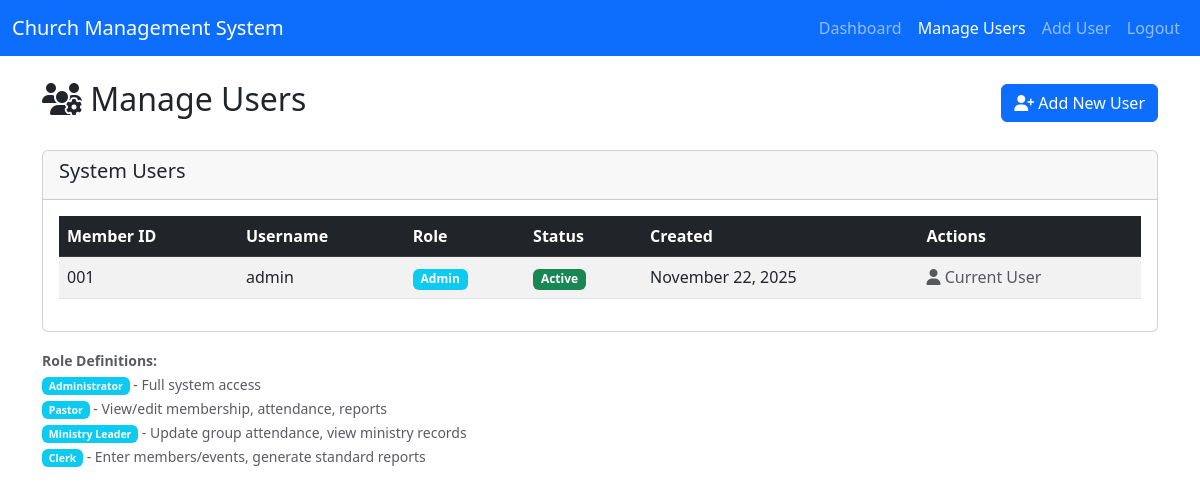
The page /manage_users.php (signed in) on the database its author committed.
### tables this page shows
CREATE TABLE IF NOT EXISTS users (
    user_id INT AUTO_INCREMENT PRIMARY KEY,
    mem_id VARCHAR(10) NOT NULL UNIQUE,           
    username VARCHAR(50) NOT NULL UNIQUE,
    password VARCHAR(255) NOT NULL,               
    role ENUM('admin', 'pastor', 'ministry_leader', 'clerk') NOT NULL,
    status ENUM('active', 'inactive') DEFAULT 'active',
    created_at TIMESTAMP DEFAULT CURRENT_TIMESTAMP,
    last_login TIMESTAMP NULL,
    INDEX idx_mem_id (mem_id),
    INDEX idx_role (role),
    INDEX idx_status (status)
);

### includes/functions.php (called while the page is built, shortened)
<?php
function format_date($date) {
    return date("F d, Y", strtotime($date));
}
?>

### manage_users.php (the view, shortened to what this page needs)
<?php
require_once 'includes/db_connect.php';
require_once 'includes/functions.php';
$users_query = "SELECT user_id, mem_id, username, role, status, created_at
                FROM users
                ORDER BY created_at DESC";
$users_result = $conn->query($users_query);
?>
<!DOCTYPE html>
<html lang="en">
<head>
    <link href="https://cdn.jsdelivr.net/npm/bootstrap@5.3.0/dist/css/bootstrap.min.css" rel="stylesheet">
    <link rel="stylesheet" href="https://cdnjs.cloudflare.com/ajax/libs/font-awesome/6.4.0/css/all.min.css">
    <link rel="stylesheet" href="https://cdn.datatables.net/1.13.4/css/dataTables.bootstrap5.min.css">
</head>
<body>
    <nav class="navbar navbar-expand-lg navbar-dark bg-primary">
        <div class="container-fluid">
            <a class="navbar-brand" href="dashboard.php"><?php echo SITE_NAME; ?></a>
            <ul class="navbar-nav ms-auto">
                <li class="nav-item">
                    <a class="nav-link" href="dashboard.php">Dashboard</a>
                </li>
                <li class="nav-item">
                    <a class="nav-link active" href="manage_users.php">Manage Users</a>
                </li>
                <li class="nav-item">
                    <a class="nav-link" href="register_user.php">Add User</a>
                </li>
                <li class="nav-item">
                    <a class="nav-link" href="logout.php">Logout</a>
                </li>
            </ul>
        </div>
    </nav>
    <div class="container mt-4">
        <div class="d-flex justify-content-between align-items-center mb-4">
            <h2><i class="fas fa-users-cog"></i> Manage Users</h2>
            <a href="register_user.php" class="btn btn-primary">
                <i class="fas fa-user-plus"></i> Add New User
            </a>
        </div>
        <div class="card">
            <div class="card-header">
                <h5>System Users</h5>
            </div>
            <div class="card-body">
                <?php if ($users_result->num_rows > 0): ?>
                    <div class="table-responsive">
                        <table id="usersTable" class="table table-striped table-hover">
                            <thead class="table-dark">
                                <tr>
                                    <th>Member ID</th>
                                    <th>Username</th>
                                    <th>Role</th>
                                    <th>Status</th>
                                    <th>Created</th>
                                    <th>Actions</th>
                                </tr>
                            </thead>
                            <tbody>
                                <?php while ($user = $users_result->fetch_assoc()): ?>
                                    <tr>
                                        <td><?php echo htmlspecialchars($user['mem_id']); ?></td>
                                        <td><?php echo htmlspecialchars($user['username']); ?></td>
                                        <td>
                                            <span class="badge bg-info">
                                                <?php
                                                echo ucwords(str_replace('_', ' ', $user['role']));
                                                ?>
                                            </span>
                                        </td>
                                        <td>
                                            <?php if ($user['status'] === 'active'): ?>
                                                <span class="badge bg-success">Active</span>
                                            <?php else: ?>
                                                <span class="badge bg-danger">Inactive</span>
                                            <?php endif; ?>
                                        </td>
                                        <td><?php echo format_date($user['created_at']); ?></td>
                                        <td>
                                            <?php if ($user['user_id'] != $_SESSION['user_id']): ?>
                                                <?php if ($user['status'] === 'active'): ?>
                                                    <a href="manage_users.php?action=deactivate&user_id=<?php echo $user['user_id']; ?>"
                                                       class="btn btn-sm btn-warning"
                                                       onclick="return confirm('Are you sure you want to deactivate this user?');">
                                                        <i class="fas fa-ban"></i> Deactivate
                                                    </a>
                                                <?php else: ?>
                                                    <a href="manage_users.php?action=activate&user_id=<?php echo $user['user_id']; ?>"
                                                       class="btn btn-sm btn-success">
                                                        <i class="fas fa-check"></i> Activate
                                                    </a>
                                                <?php endif; ?>
                                            <?php else: ?>
                                                <span class="text-muted"><i class="fas fa-user"></i> Current User</span>
                                            <?php endif; ?>
                                        </td>
                                    </tr>
                                <?php endwhile; ?>
                            </tbody>
                        </table>
                    </div>
                <?php endif; ?>
            </div>
        </div>
        <div class="mt-3">
            <small class="text-muted">
                <strong>Role Definitions:</strong><br>
                <span class="badge bg-info">Administrator</span> - Full system access<br>
                <span class="badge bg-info">Pastor</span> - View/edit membership, attendance, reports<br>
                <span class="badge bg-info">Ministry Leader</span> - Update group attendance, view ministry records<br>
                <span class="badge bg-info">Clerk</span> - Enter members/events, generate standard reports
            </small>
        </div>
    </div>
</body>
</html>

### rows shown on the page
users: mem "001", username "admin", role "Admin", status "Active", created_at "November 22, 2025", shows "Current User"

### other values the page prints
SITE_NAME "Church Management System"
